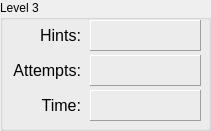
     <widget class="QGroupBox" name="groupLevel3">
      <property name="geometry">
       <rect>
        <x>10</x>
        <y>280</y>
        <width>211</width>
        <height>131</height>
       </rect>
      </property>
      <property name="title">
       <string>Level 3</string>
      </property>
      <widget class="QLabel" name="lblHintsLevel3">
       <property name="geometry">
        <rect>
         <x>90</x>
         <y>20</y>
         <width>111</width>
         <height>31</height>
        </rect>
       </property>
       <property name="frameShape">
        <enum>QFrame::Panel</enum>
       </property>
       <property name="frameShadow">
        <enum>QFrame::Raised</enum>
       </property>
       <property name="text">
        <string/>
       </property>
      </widget>
      <widget class="QLabel" name="label_68">
       <property name="geometry">
        <rect>
         <x>0</x>
         <y>60</y>
         <width>81</width>
         <height>21</height>
        </rect>
       </property>
       <property name="font">
        <font>
         <pointsize>12</pointsize>
        </font>
       </property>
       <property name="layoutDirection">
        <enum>Qt::LeftToRight</enum>
       </property>
       <property name="text">
        <string>Attempts:</string>
       </property>
       <property name="alignment">
        <set>Qt::AlignRight|Qt::AlignTrailing|Qt::AlignVCenter</set>
       </property>
      </widget>
      <widget class="QLabel" name="lblTimeLevel3">
       <property name="geometry">
        <rect>
         <x>90</x>
         <y>90</y>
         <width>111</width>
         <height>31</height>
        </rect>
       </property>
       <property name="frameShape">
        <enum>QFrame::Panel</enum>
       </property>
       <property name="frameShadow">
        <enum>QFrame::Raised</enum>
       </property>
       <property name="text">
        <string/>
       </property>
      </widget>
      <widget class="QLabel" name="lblAttemptsLevel3">
       <property name="geometry">
        <rect>
         <x>90</x>
         <y>55</y>
         <width>111</width>
         <height>31</height>
        </rect>
       </property>
       <property name="frameShape">
        <enum>QFrame::Panel</enum>
       </property>
       <property name="frameShadow">
        <enum>QFrame::Raised</enum>
       </property>
       <property name="text">
        <string/>
       </property>
      </widget>
      <widget class="QLabel" name="label_71">
       <property name="geometry">
        <rect>
         <x>10</x>
         <y>25</y>
         <width>71</width>
         <height>21</height>
        </rect>
       </property>
       <property name="font">
        <font>
         <pointsize>12</pointsize>
        </font>
       </property>
       <property name="layoutDirection">
        <enum>Qt::LeftToRight</enum>
       </property>
       <property name="text">
        <string>Hints:</string>
       </property>
       <property name="alignment">
        <set>Qt::AlignRight|Qt::AlignTrailing|Qt::AlignVCenter</set>
       </property>
      </widget>
      <widget class="QLabel" name="label_72">
       <property name="geometry">
        <rect>
         <x>10</x>
         <y>90</y>
         <width>71</width>
         <height>31</height>
        </rect>
       </property>
       <property name="font">
        <font>
         <pointsize>12</pointsize>
        </font>
       </property>
       <property name="layoutDirection">
        <enum>Qt::LeftToRight</enum>
       </property>
       <property name="text">
        <string>Time:</string>
       </property>
       <property name="alignment">
        <set>Qt::AlignRight|Qt::AlignTrailing|Qt::AlignVCenter</set>
       </property>
      </widget>
     </widget>
